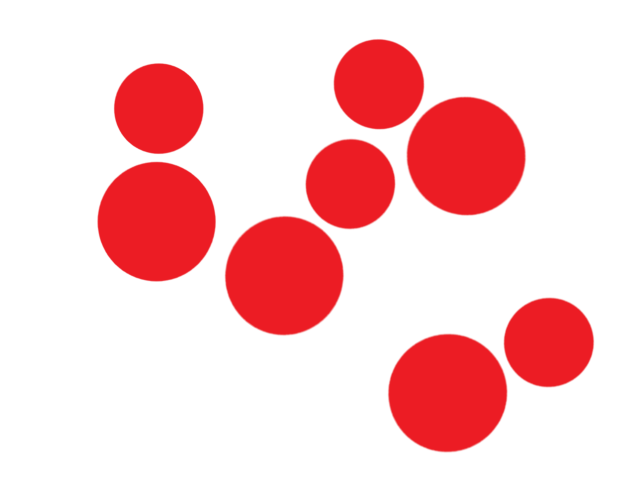
//> input picture Software/C++/Docs/CirclePicMultiple2.png, 640 x 480 px
$ ./bkup   (built with g++ and OpenCV 4)
//> lines starting //> are read from the running program, lines starting //| are printed output that depends on the picture; after the words box and inside, x2 and y2 are one past the last pixel; in counts of white or black regions, pixels touching at a corner belong together


#include <iostream>

#include "opencv2/highgui/highgui.hpp"

#include "opencv2/imgproc/imgproc.hpp"

#include "opencv2/imgcodecs/imgcodecs.hpp"

#include <stdio.h>

#include <stdlib.h>

#include <math.h>


#define radius_size 46


using namespace cv;

using namespace std;


struct UGV_data

{

    Point2f coordsBig;

    Point2f coordsSmall;

};


struct Circle_data

{

    float centerX;

    float centerY;

    float radius;

};


void findCircleCenter(const Mat &Image, vector<Circle_data>& circles);

void grpUGV(vector<UGV_data>& UGVS, vector<Circle_data>& circles);

void drawCircleCenter(const Mat &Image, vector<UGV_data>& UGVS);


RNG rng(12345);


int main( int argc, char** argv )

{

    Mat src; // Source image


    src = imread( "Docs/CirclePicMultiple2.png", IMREAD_GRAYSCALE);
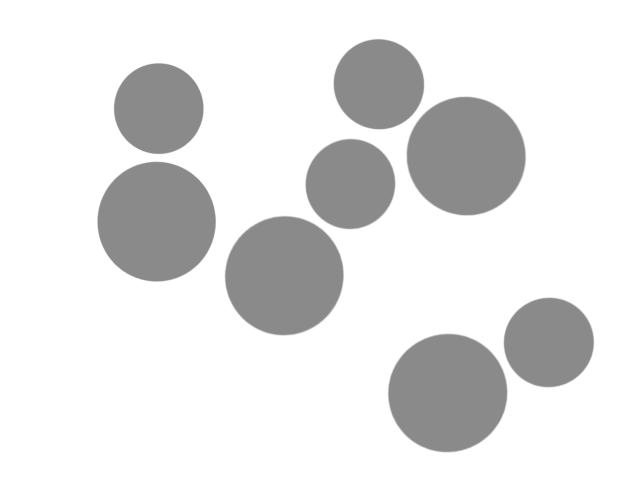
//> src: 480 rows x 640 cols, CV_8UC1; min 138, max 255, mean 228.5

    if(! src.data )

    {

        printf("Error imagen\n"); exit(1);

    }

    vector<UGV_data> UGV_List;

    vector<Circle_data> circle_List;


    //imshow( "Source image", src );

    findCircleCenter(src, circle_List);

    grpUGV(UGV_List, circle_List);

    drawCircleCenter(src, UGV_List);

    waitKey(0);

  return(0);

}


void findCircleCenter(const Mat &Image, vector<Circle_data>& circles)

{

    static int teller = 0;

    static double Xpt, Ypt;

    static float area, radius;

    static Mat imgray, thresh, drawing;

    vector<vector<Point> > contours;

    vector<Vec4i> hierarchy;

    //cvtColor(Image,imgray, COLOR_BGR2GRAY);

    bilateralFilter(Image, imgray, 9,75,75);

    GaussianBlur(imgray, imgray, Size(5,5),0);
//> imgray: 480 rows x 640 cols, CV_8UC1; min 138, max 255, mean 228.5

    threshold(imgray, thresh, 127,255, 0);
//> thresh: 480 rows x 640 cols, CV_8UC1; every value is 255


    threshold(imgray, thresh, 0, 255, THRESH_BINARY | THRESH_OTSU); //THRESH_BINARY | THRESH_OTSU
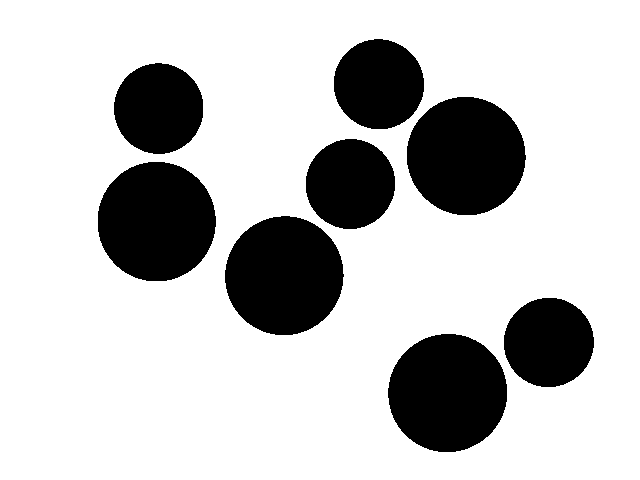
//> thresh: 480 rows x 640 cols, CV_8UC1; 77.3% white; 8 black regions


    findContours(thresh, contours, hierarchy, RETR_TREE, CHAIN_APPROX_SIMPLE, Point(0,0) );
//> contours = 9 contours; largest, box (x1, y1, x2, y2) and area: (0, 0, 640, 480) 306081, (97, 161, 217, 282) 11276, (387, 333, 508, 453) 11208, (224, 215, 345, 336) 11208, (406, 96, 527, 216) 11204

    printf("-------------------------\n\rContours found = %d", contours.size());
//| -------------------------
//| Contours found = 9


    static Moments mu;

    static Point2f pt;


    for( size_t i = 0; i < contours.size(); i++ )

    {

        radius = 0;

        mu = moments( contours[i] );

        area = static_cast<float>(mu.m00);

        radius = sqrt(area/(atan(1)*4));  //pi = atan(1)*4 // r= sqrt(area/pi)


        if ( (radius > (radius_size - 6)) && (radius < (radius_size + 19)) )

        {


            static Circle_data circleinfo;

            //printf("radius = %f\n\r", radius);

            //add 1e-5 to avoid division by zero

            pt = Point2f( static_cast<float>(mu.m10 / (mu.m00 + 1e-5)),

                 static_cast<float>(mu.m01 / (mu.m00 + 1e-5)) );

            Xpt = static_cast<double>(mu.m10 / (mu.m00 + 1e-5));

            Ypt = static_cast<double>(mu.m01 / (mu.m00 + 1e-5));

            circleinfo.centerX = pt.x;

            circleinfo.centerY = pt.y;

            circleinfo.radius = radius;

            circles.push_back(circleinfo);

            // [21 lines of commented-out code are left out]


        }

    }
//> this loop made 9 passes
//> (area, radius, Xpt, Ypt, circleinfo.centerX, circleinfo.centerY, circleinfo.radius) on passes 2 to 9: (11208.5, 59.73, 447.2, 392.5, 447.2, 392.5, 59.73), (6439, 45.27, 548.4, 342, 548.4, 342, 45.27), (11208.5, 59.73, 283.8, 275.2, 283.8, 275.2, 59.73), (11276.5, 59.91, 156.2, 221.1, 156.2, 221.1, 59.91), (6437, 45.27, 349.9, 183.5, 349.9, 183.5, 45.27), (11203.5, 59.72, 465.7, 155.6, 465.7, 155.6, 59.72), (6490.5, 45.45, 158.2, 108.1, 158.2, 108.1, 45.45), (6502, 45.49, 378.4, 83.79, 378.4, 83.79, 45.49)
//> (area, radius) on pass 1: (306081, 312.1)


    printf("\n\r ------------------------------\n\rcircles = %d \n\r-------------------------\n\r", circles.size());
//|  ------------------------------
//| circles = 8
//| -------------------------
//> in main, `findCircleCenter(src, circle_List);`: circle_List = 8 items


}


void grpUGV(vector<UGV_data>& UGVS, vector<Circle_data>& circles)

{


    static UGV_data UGV;

    static int teller, bigloop,smalloop;
    static vector<float> smallcircles;
    static vector<float> bigcircles;

    teller = 0;

    for( int i = 0; i < circles.size(); i++)

    {

        if ( (circles[i].radius > radius_size) && ( circles[i].radius < radius_size + 15) )

        {

            bigloop++;

            UGV.coordsBig = Point(circles[i].centerX, circles[i].centerY) ;

            printf("Big coord = %f,%f \n\rRadius = %f \n\r", circles[i].centerX, circles[i].centerY, circles[i].radius);

        }

        else if ( (circles[i].radius < radius_size) && (circles[i].radius > radius_size - 2) )

        {

            smalloop++;

            UGV.coordsSmall = Point(circles[i].centerX, circles[i].centerY) ;

            printf("Small coord = %f,%f \n\rRadius = %f \n\r", circles[i].centerX, circles[i].centerY, circles[i].radius);

        }


        teller++;

        if (teller == 2)

        {

            UGVS.push_back(UGV);

            teller = 0;

            printf("teller reset\n\r");

        }

    }
//> this loop made 8 passes
//> UGV.coordsBig on passes 1, 3, 4, 6: Point(447, 392), Point(283, 275), Point(156, 221), Point(465, 155)
//> UGV.coordsSmall on passes 2, 5, 7, 8: Point(548, 341), Point(349, 183), Point(158, 108), Point(378, 83)
//| Big coord = 447.233276,392.548370
//| Radius = 59.730865
//| Small coord = 548.370789,341.983063
//| Radius = 45.272480
//> (the first 4 of 20 printed lines)
//> after the loop, bigloop = 4; smalloop = 4; teller = 0; UGVS = 4 items

    printf("total UGVS : %d , big = %d, small = %d\n\r-------------------------\n\r", UGVS.size(), bigloop, smalloop);
//| total UGVS : 4 , big = 4, small = 4
//| -------------------------


}


void drawCircleCenter(const Mat &Image,vector<UGV_data>& UGVS)

{

    Mat drawing = Mat::zeros( Image.size(), CV_8UC3 );


    for( int i = 0; i < UGVS.size(); i++)

    {

        //Draw dots

        circle( drawing, (UGVS)[i].coordsBig, 5, (255,255,255), -1 );

        circle( drawing, (UGVS)[i].coordsSmall, 2, (255,255,255), -1 );

        //while (getchar() == 0);

        //printf("Big coord = %f \n\r Smal coord = %f\n\r", (UGVS)[i].coordsBig, (UGVS)[i].coordsSmall);

    }
//> this loop made 4 passes
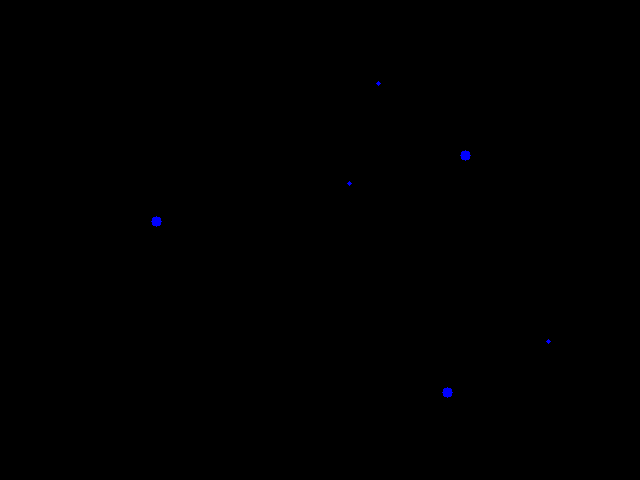
//> drawing: 480 rows x 640 cols, CV_8UC3; mean B, G, R 0.2, 0, 0


    /// Show in a window

    imshow( "Center Dots", drawing );

}

$ run again, with Software/C++/Docs/CirclePic.png copied over Software/C++/Docs/CirclePicMultiple2.png
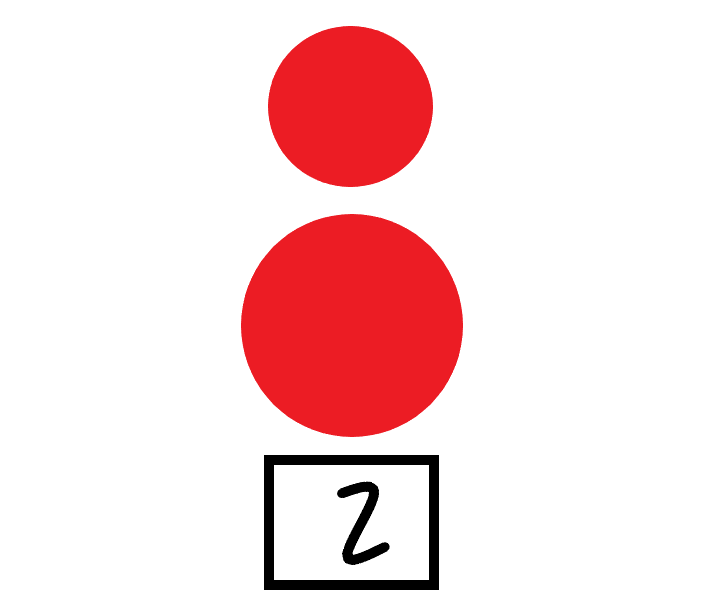
//> input picture Software/C++/Docs/CirclePic.png, 710 x 599 px
//> in findCircleCenter, `GaussianBlur(imgray, imgray, Size(5,5),0);`:
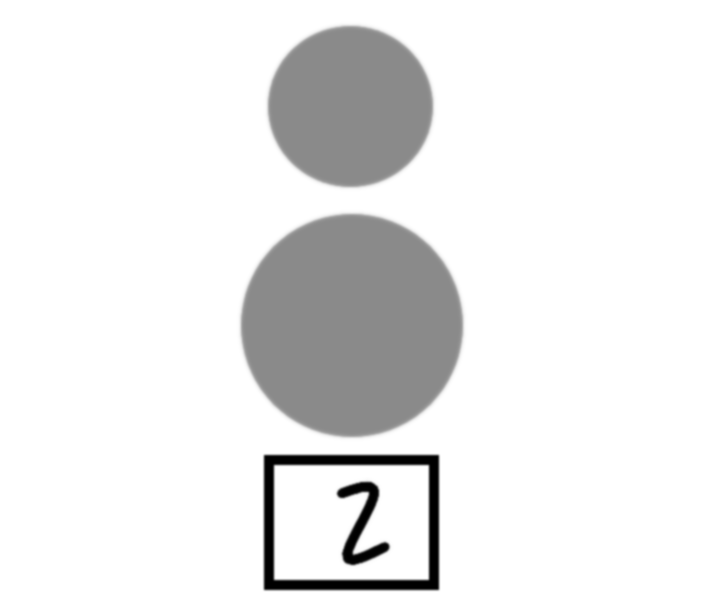
//> imgray: 599 rows x 710 cols, CV_8UC1; min 0, max 255, mean 234.1
//> in findCircleCenter, `threshold(imgray, thresh, 0, 255, THRESH_BINARY | THRESH_OTSU);`:
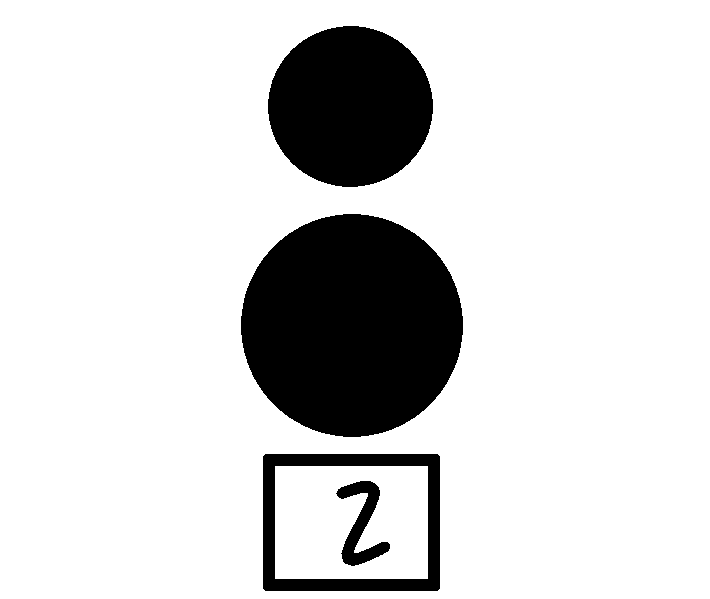
//> thresh: 599 rows x 710 cols, CV_8UC1; 83.9% white; 4 black regions
//> contours = 6 contours; box (x1, y1, x2, y2) and area: (0, 0, 710, 599) 423982, (240, 213, 464, 438) 39100, (262, 453, 441, 592) 24546, (267, 25, 434, 188) 21028, (275, 466, 428, 579) 17024, (335, 480, 391, 567) 1940
//| -------------------------
//| Contours found = 6
//> the loop in findCircleCenter, `for( size_t i = 0; i < contours.size(); i++ )` made 6 passes
//> (area, radius) on passes 1 to 6: (423982, 367.4), (24546, 88.39), (17024, 73.61), (1940.5, 24.85), (39100, 111.6), (21028, 81.81)
//|  ------------------------------
//| circles = 0
//| -------------------------
//> circle_List = 0 items
//> after the loop in grpUGV, `for( int i = 0; i < circles.size(); i++)`: bigloop = 0; UGVS = 0 items
//| total UGVS : 0 , big = 0, small = 0
//| -------------------------

$ run again, with Software/C++/Docs/CirclePicMultiple.png copied over Software/C++/Docs/CirclePicMultiple2.png
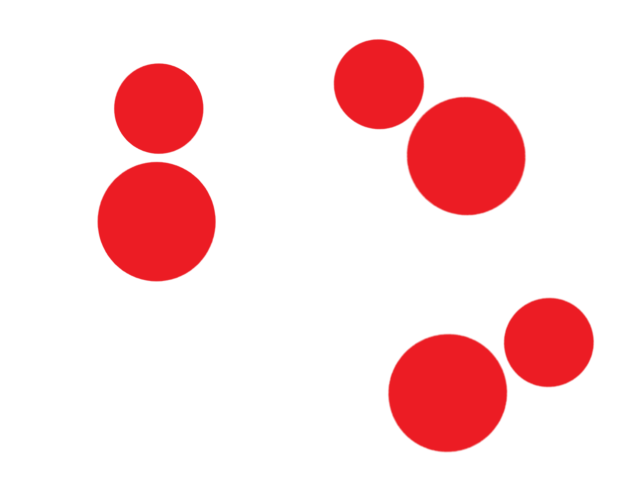
//> input picture Software/C++/Docs/CirclePicMultiple.png, 640 x 480 px
//> `src = imread( "Docs/CirclePicMultiple2.png", IMREAD_GRAYSCALE);`:
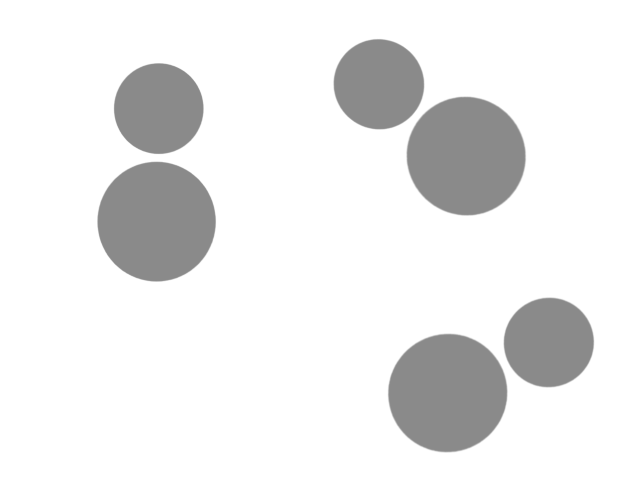
//> src: 480 rows x 640 cols, CV_8UC1; min 138, max 255, mean 235.1
//> in findCircleCenter, `threshold(imgray, thresh, 0, 255, THRESH_BINARY | THRESH_OTSU);`:
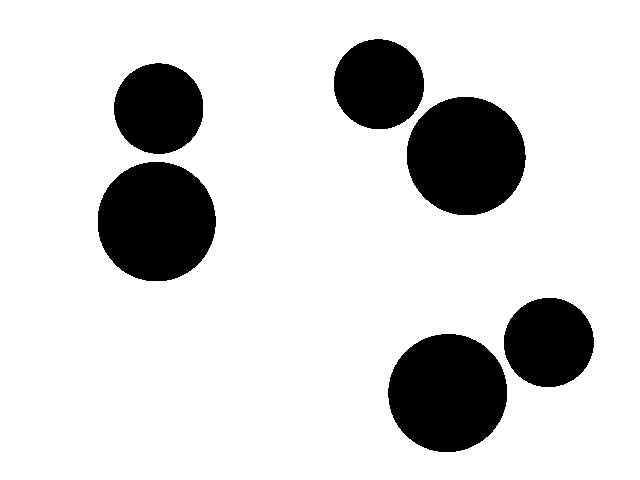
//> thresh: 480 rows x 640 cols, CV_8UC1; 83% white; 6 black regions
//> contours = 7 contours; box (x1, y1, x2, y2) and area: (0, 0, 640, 480) 306081, (97, 161, 217, 282) 11276, (387, 333, 508, 453) 11208, (406, 96, 527, 216) 11204, (333, 38, 425, 130) 6502, (113, 62, 204, 155) 6490, (503, 297, 595, 388) 6439
//| -------------------------
//| Contours found = 7
//> the loop in findCircleCenter, `for( size_t i = 0; i < contours.size(); i++ )` made 7 passes
//> (area, radius, Xpt, Ypt, circleinfo.centerX, circleinfo.centerY, circleinfo.radius) on passes 2 to 7: (11208.5, 59.73, 447.2, 392.5, 447.2, 392.5, 59.73), (6439, 45.27, 548.4, 342, 548.4, 342, 45.27), (11276.5, 59.91, 156.2, 221.1, 156.2, 221.1, 59.91), (11203.5, 59.72, 465.7, 155.6, 465.7, 155.6, 59.72), (6490.5, 45.45, 158.2, 108.1, 158.2, 108.1, 45.45), (6502, 45.49, 378.4, 83.79, 378.4, 83.79, 45.49)
//|  ------------------------------
//| circles = 6
//| -------------------------
//> circle_List = 6 items
//> the loop in grpUGV, `for( int i = 0; i < circles.size(); i++)` made 6 passes
//> UGV.coordsBig on passes 1, 3, 4: Point(447, 392), Point(156, 221), Point(465, 155)
//> (printed output is left out)
//> after the loop in grpUGV, `for( int i = 0; i < circles.size(); i++)`: bigloop = 3; teller = 0; UGVS = 3 items
//| total UGVS : 3 , big = 3, small = 3
//| -------------------------
//> the loop in drawCircleCenter, `for( int i = 0; i < UGVS.size(); i++)` made 3 passes

$ run again, with Software/C++/Docs/UGV.png copied over Software/C++/Docs/CirclePicMultiple2.png
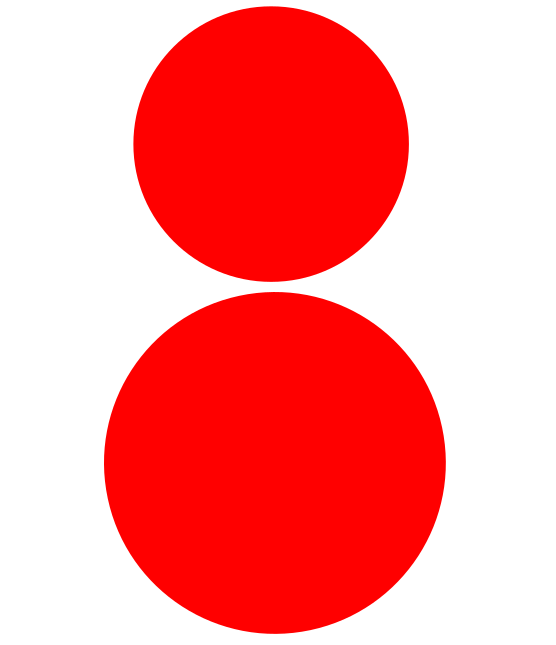
//> input picture Software/C++/Docs/UGV.png, 556 x 645 px
//> in findCircleCenter, `GaussianBlur(imgray, imgray, Size(5,5),0);`:
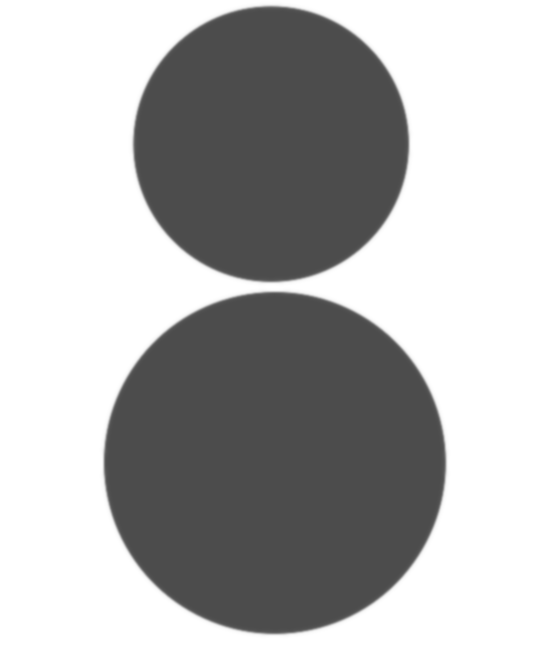
//> imgray: 645 rows x 556 cols, CV_8UC1; min 76, max 255, mean 179.4
//> in findCircleCenter, `threshold(imgray, thresh, 0, 255, THRESH_BINARY | THRESH_OTSU);`:
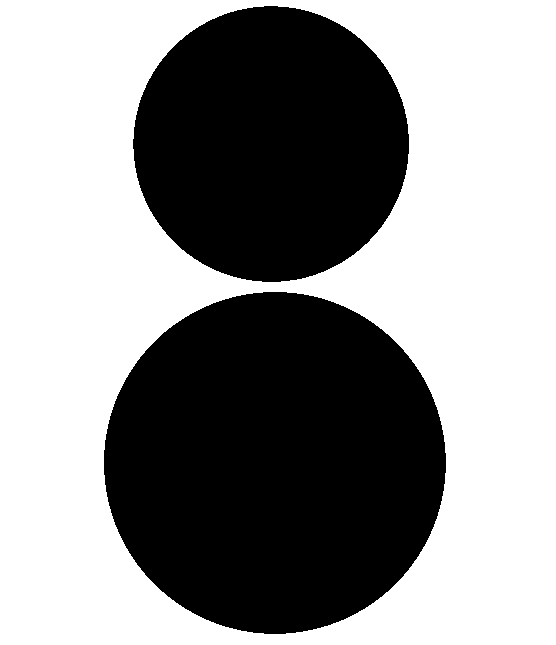
//> thresh: 645 rows x 556 cols, CV_8UC1; 57.8% white; 2 black regions
//> contours = 3 contours; box (x1, y1, x2, y2) and area: (0, 0, 556, 645) 357420, (103, 291, 447, 635) 92236, (132, 5, 410, 283) 60022
//| -------------------------
//| Contours found = 3
//> the loop in findCircleCenter, `for( size_t i = 0; i < contours.size(); i++ )` made 3 passes
//> (area, radius) on passes 1 to 3: (357420, 337.3), (92236, 171.3), (60021.5, 138.2)
//|  ------------------------------
//| circles = 0
//| -------------------------
//> circle_List = 0 items
//> after the loop in grpUGV, `for( int i = 0; i < circles.size(); i++)`: bigloop = 0; UGVS = 0 items
//| total UGVS : 0 , big = 0, small = 0
//| -------------------------
